Frame 1 (no input): blank canvas, image omitted
Frame 60 (the mouse pressed at the canvas centre just before this capture): blank canvas, image omitted
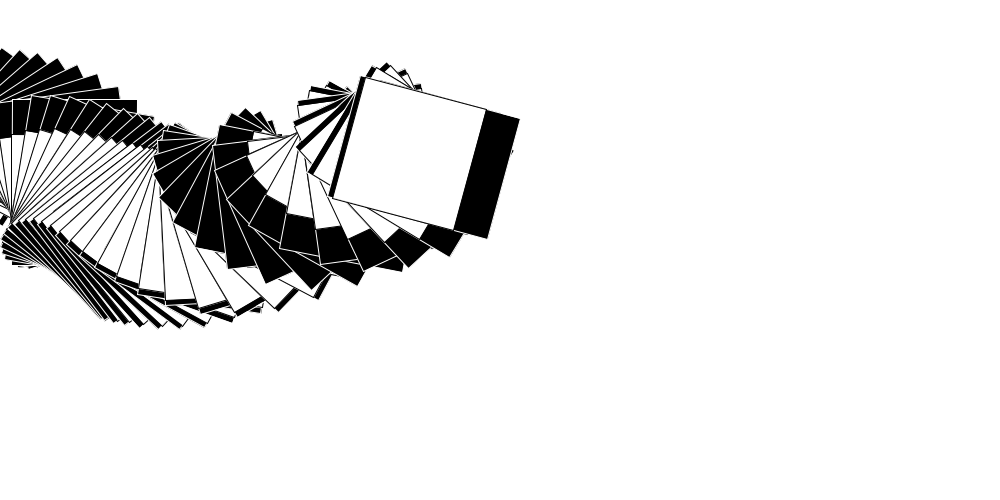
Frame 120 (the mouse held since frame 60 and released just before this capture)

The Processing sketch whose frames 1 and 60 were blank and that drew this single picture after the mouse press (run headless with seeded random() and noise(); from frame 60 on, the mouse is pressed at the canvas centre):

// Processing sketch: processing_86423
// ── processing_86423.pde

//import processing.dxf.*;

float xoff = 0.0;
float x,y, xspeed, yspeed, angA;
//boolean recording;
//PGraphicsPDF pdf;
boolean record;

void setup() {
  size(1000,500);
  background(255);
 // pdf = (PGraphicsPDF) createGraphics(width, height, PDF, "triangles.pdf");
 // camera(width/2, height/2, 800, width/2, height/2, 0, 0,1,0);
 
}

void draw() {
  
  
  noiseDetail(3,0.9);
 // z += .05;
  x += 10;
  xoff = xoff + .01;
  float n = noise(xoff) * width;
  pushMatrix();
  stroke(0);
  translate(x-(n/5),y+(n/4));
  rotate(radians(n/1.5)+(y-x/10)/10);
  //rotate(radians(n*1.4)+(x-y/10));
  rectMode(CENTER);
  fill(255);
  stroke(0);
  rect(0,0, mouseX/4 , mouseY/2);
  //triangle(0,0,50, 0, mouseY/4,mouseX/2);
  fill(0);
  stroke(255);
  rect(0,0, mouseY/2 , mouseX/3);
  //triangle(mouseX/2,mouseY/4,50, 0, 0,50);
  fill(255);
  stroke(0);
  rect(0,15,mouseY/2,mouseX/4);
  //triangle(0,0,mouseX/3, mouseY/2, 0,50);
  //box(60,30,3);
  popMatrix();
  //line(n, 0, n, height);
  
  if (x >= width+200) {
      x = 0;
      y+= 15;
  }  
  
  if (y>= 300) {
      y = 0;
  }


}

void mousePressed() {
setup();
x=-50;
y = 0;
}
